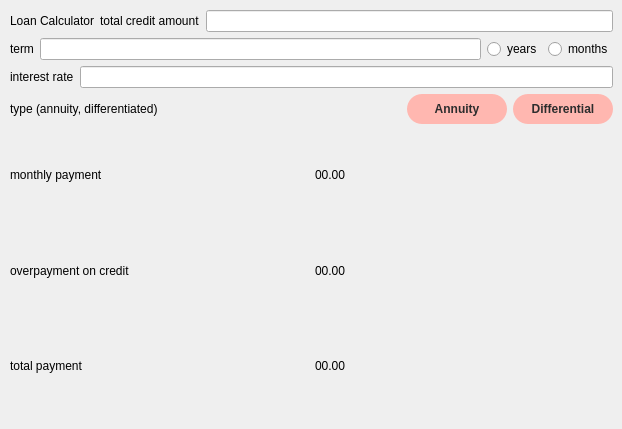
<?xml version="1.0" encoding="UTF-8"?>
<ui version="4.0">
 <class>LoanCalc</class>
 <widget class="QDialog" name="LoanCalc">
  <property name="geometry">
   <rect>
    <x>0</x>
    <y>0</y>
    <width>622</width>
    <height>429</height>
   </rect>
  </property>
  <property name="windowTitle">
   <string>Dialog</string>
  </property>
  <widget class="QWidget" name="">
   <property name="geometry">
    <rect>
     <x>10</x>
     <y>10</y>
     <width>603</width>
     <height>401</height>
    </rect>
   </property>
   <layout class="QVBoxLayout" name="verticalLayout_3">
    <item>
     <layout class="QVBoxLayout" name="verticalLayout">
      <item>
       <layout class="QHBoxLayout" name="horizontalLayout_3">
        <item>
         <widget class="QLabel" name="label">
          <property name="text">
           <string>Loan Calculator</string>
          </property>
         </widget>
        </item>
        <item>
         <widget class="QLabel" name="label_2">
          <property name="text">
           <string>total credit amount</string>
          </property>
         </widget>
        </item>
        <item>
         <widget class="QLineEdit" name="totalAmount"/>
        </item>
       </layout>
      </item>
      <item>
       <layout class="QHBoxLayout" name="horizontalLayout_2">
        <item>
         <widget class="QLabel" name="label_3">
          <property name="text">
           <string>term</string>
          </property>
         </widget>
        </item>
        <item>
         <widget class="QLineEdit" name="term"/>
        </item>
        <item>
         <widget class="QRadioButton" name="years">
          <property name="text">
           <string>years</string>
          </property>
         </widget>
        </item>
        <item>
         <widget class="QRadioButton" name="months">
          <property name="text">
           <string>months</string>
          </property>
         </widget>
        </item>
       </layout>
      </item>
      <item>
       <layout class="QHBoxLayout" name="horizontalLayout_7">
        <item>
         <widget class="QLabel" name="label_8">
          <property name="text">
           <string>interest rate</string>
          </property>
         </widget>
        </item>
        <item>
         <widget class="QLineEdit" name="rate"/>
        </item>
       </layout>
      </item>
      <item>
       <layout class="QHBoxLayout" name="horizontalLayout">
        <item>
         <widget class="QLabel" name="label_4">
          <property name="text">
           <string>type (annuity, differentiated)</string>
          </property>
         </widget>
        </item>
        <item>
         <widget class="QPushButton" name="Annuity">
          <property name="sizePolicy">
           <sizepolicy hsizetype="Maximum" vsizetype="Maximum">
            <horstretch>0</horstretch>
            <verstretch>0</verstretch>
           </sizepolicy>
          </property>
          <property name="maximumSize">
           <size>
            <width>100</width>
            <height>30</height>
           </size>
          </property>
          <property name="styleSheet">
           <string notr="true">background-color: rgb(255, 183, 176);
color: rgb(45, 45, 45);
border-radius: 15px;
font-weight: bold;</string>
          </property>
          <property name="text">
           <string>Annuity</string>
          </property>
         </widget>
        </item>
        <item>
         <widget class="QPushButton" name="Differentiated">
          <property name="maximumSize">
           <size>
            <width>100</width>
            <height>30</height>
           </size>
          </property>
          <property name="styleSheet">
           <string notr="true">background-color: rgb(255, 183, 176);
color: rgb(45, 45, 45);
border-radius: 15px;
font-weight: bold;</string>
          </property>
          <property name="text">
           <string>Differential</string>
          </property>
         </widget>
        </item>
       </layout>
      </item>
     </layout>
    </item>
    <item>
     <layout class="QVBoxLayout" name="verticalLayout_2">
      <item>
       <layout class="QHBoxLayout" name="horizontalLayout_6">
        <item>
         <widget class="QLabel" name="label_5">
          <property name="text">
           <string>monthly payment</string>
          </property>
         </widget>
        </item>
        <item>
         <widget class="QLabel" name="monthlyPayment">
          <property name="text">
           <string>00.00</string>
          </property>
         </widget>
        </item>
       </layout>
      </item>
      <item>
       <layout class="QHBoxLayout" name="horizontalLayout_5">
        <item>
         <widget class="QLabel" name="label_6">
          <property name="text">
           <string>overpayment on credit</string>
          </property>
         </widget>
        </item>
        <item>
         <widget class="QLabel" name="Overpayment">
          <property name="text">
           <string>00.00</string>
          </property>
         </widget>
        </item>
       </layout>
      </item>
      <item>
       <layout class="QHBoxLayout" name="horizontalLayout_4">
        <item>
         <widget class="QLabel" name="label_7">
          <property name="text">
           <string>total payment</string>
          </property>
         </widget>
        </item>
        <item>
         <widget class="QLabel" name="totalPayment">
          <property name="text">
           <string>00.00</string>
          </property>
         </widget>
        </item>
       </layout>
      </item>
     </layout>
    </item>
   </layout>
  </widget>
 </widget>
 <resources/>
 <connections/>
</ui>
